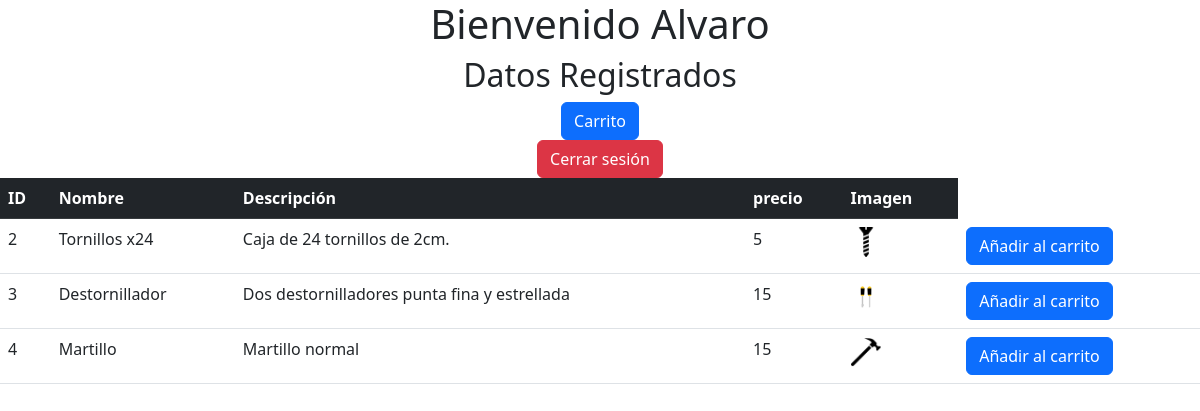
Screenshot of /php/index.php (signed in) with the database file from the repository.
### tables this page shows
CREATE TABLE `stock` (
  `id` int(11) NOT NULL,
  `nombre` varchar(255) NOT NULL,
  `descripcion` varchar(255) NOT NULL,
  `precio` int(11) NOT NULL,
  `imagen` varchar(255) NOT NULL
);

### php/ControlIndex.php (the view, shortened to what this page needs)
<?php
function Stock()
{
    $con = conexionBd();
    $sql = "SELECT * FROM stock";
    $resultado = mysqli_query($con, $sql);
    if (mysqli_num_rows($resultado) > 0) {
        echo "<table class='table'>";
        echo "<thead class='table-dark'>";
        echo "<tr><th>ID</th><th>Nombre</th><th>Descripción</th><th>precio</th><th>Imagen</th></tr>";
        echo "</thead>";
        echo "<tbody>";
        while ($fila = mysqli_fetch_assoc($resultado)) {
            echo "<tr>";
            echo "<td>" . $fila['id'] . "</td>";
            echo "<td>" . $fila['nombre'] . "</td>";
            echo "<td>" . $fila['descripcion'] . "</td>";
            echo "<td>" . $fila['precio'] . "</td>";
            echo "<td><img style='max-height: 30px; max-width: 30px;' src=" . "../images/" . $fila['imagen'] . ".png" . "></td>";
            echo "<td><form method='post' action=''>";
            echo "<button class='btn btn-primary' name='añadircarrito'>Añadir al carrito</button>";
            echo "</form></td>";
            echo "</tr>";
        }
        echo "</tbody></table>";
    } else {
        echo "<div class='alert alert-warning' role='alert'>No se encontraron resultados</div>";
    }
}
?>

### rows the page displays
stock: id "2", nombre "Tornillos x24", descripcion "Caja de 24 tornillos de 2cm.", precio "5", imagen (picture)
stock: id "3", nombre "Destornillador", descripcion "Dos destornilladores punta fina y estrellada", precio "15", imagen (picture)
stock: id "4", nombre "Martillo", descripcion "Martillo normal", precio "15", imagen (picture)
